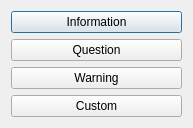
<?xml version="1.0" encoding="UTF-8"?>
<ui version="4.0">
 <class>Dialog</class>
 <widget class="QDialog" name="Dialog">
  <property name="geometry">
   <rect>
    <x>0</x>
    <y>0</y>
    <width>193</width>
    <height>128</height>
   </rect>
  </property>
  <property name="windowTitle">
   <string>Dialog</string>
  </property>
  <layout class="QVBoxLayout" name="verticalLayout">
   <item>
    <widget class="QPushButton" name="pushButton">
     <property name="text">
      <string>Information</string>
     </property>
    </widget>
   </item>
   <item>
    <widget class="QPushButton" name="pushButton_2">
     <property name="text">
      <string>Question</string>
     </property>
    </widget>
   </item>
   <item>
    <widget class="QPushButton" name="pushButton_3">
     <property name="text">
      <string>Warning</string>
     </property>
    </widget>
   </item>
   <item>
    <widget class="QPushButton" name="pushButton_4">
     <property name="text">
      <string>Custom</string>
     </property>
    </widget>
   </item>
  </layout>
 </widget>
 <layoutdefault spacing="6" margin="11"/>
 <resources/>
 <connections/>
</ui>
